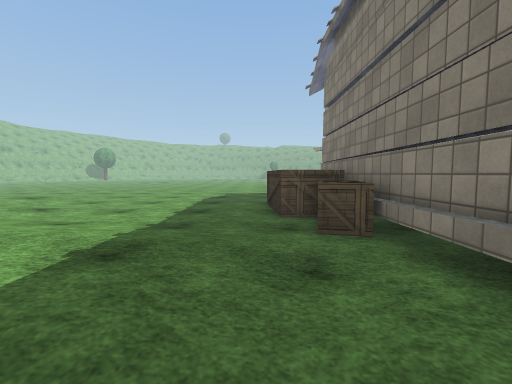
[1] (above)

24 first-person views from a walk through a scene from a Unity 3-D project. The camera is 1.2 m above the floor, tilts 4° down and sees 90° across. The floor is counted in squares, 1 m on a side. Each view is taken from the middle of a square. On the plan, view 1 faces up. The plan holds only what a view shows up to about 12 squares ahead; the rest is blank. The place goes on beyond the plan. Some trees and plants on the terrain are drawn as simple stand-ins. Some surface patterns are stand-ins.

[2]
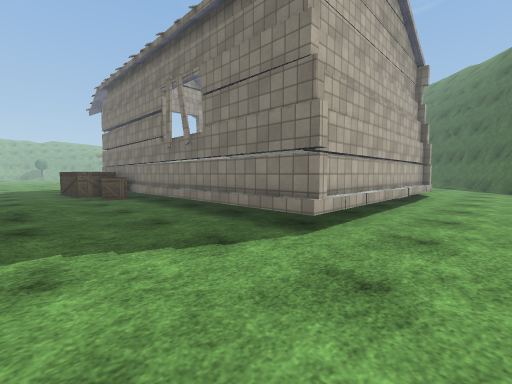

[3]
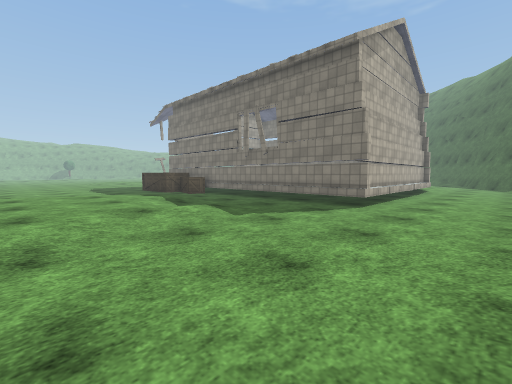

[4]
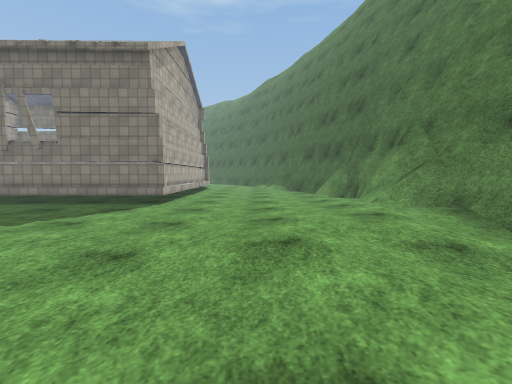

[5]
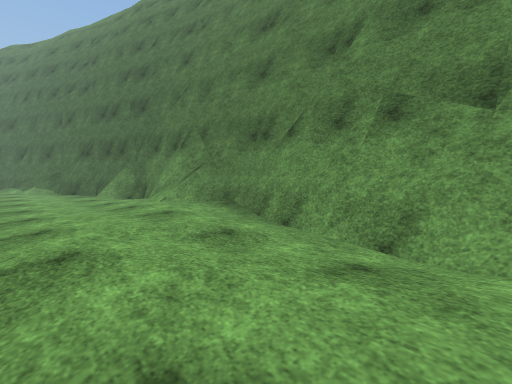

[6]
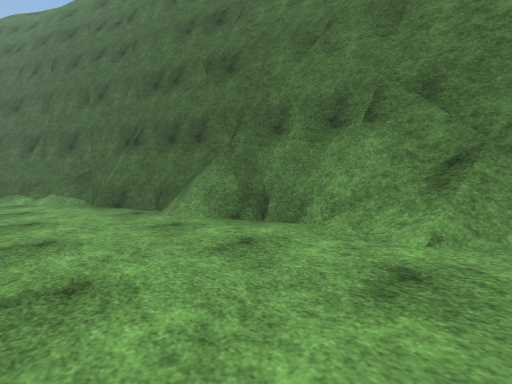

[7]
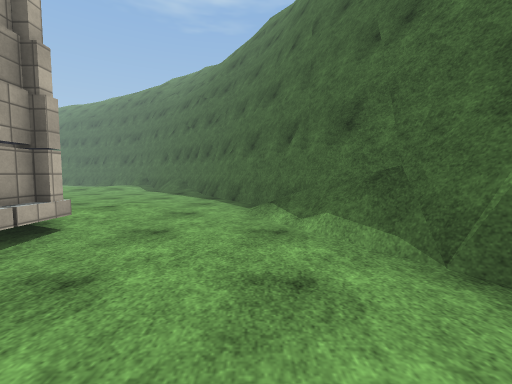

[8]
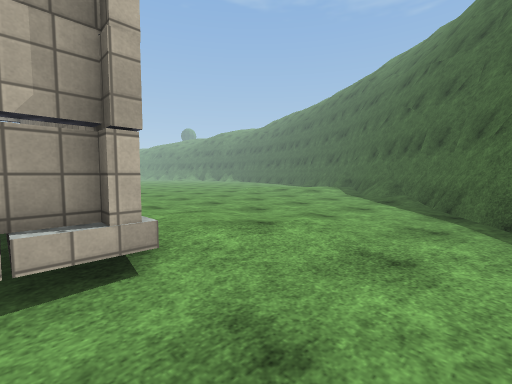

[9]
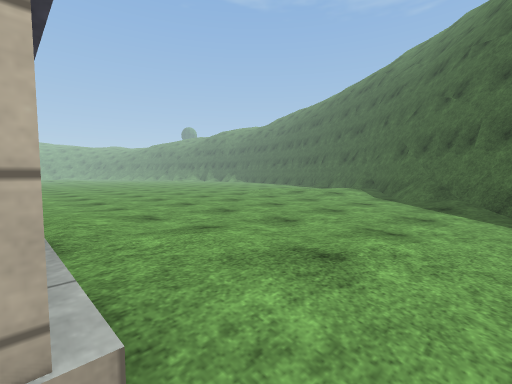

[10]
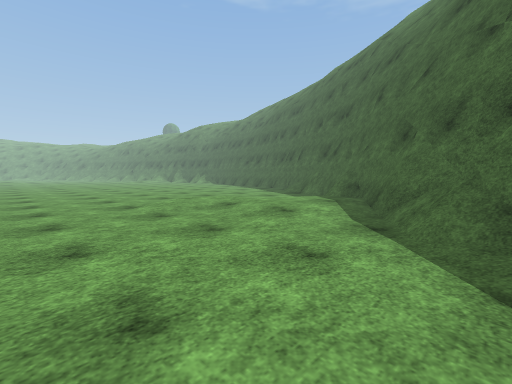

[11]
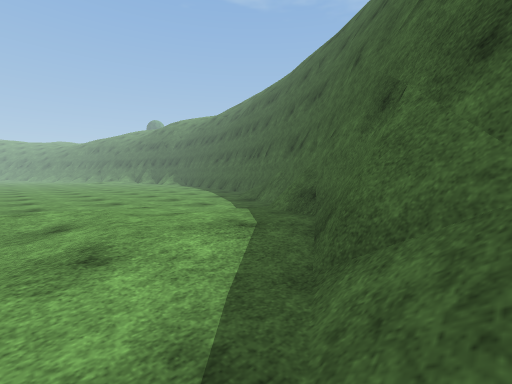

[12]
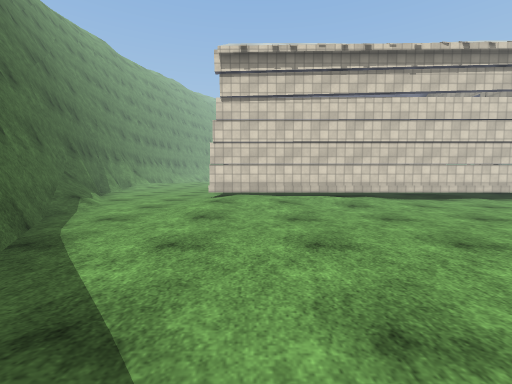

[13]
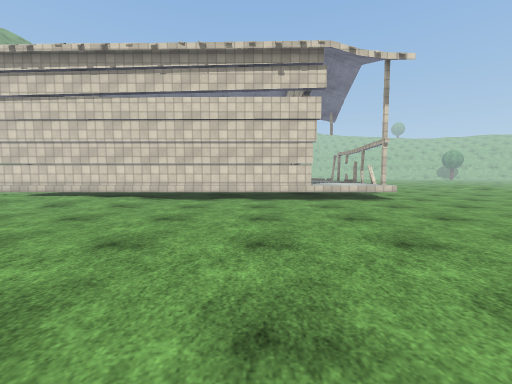

[14]
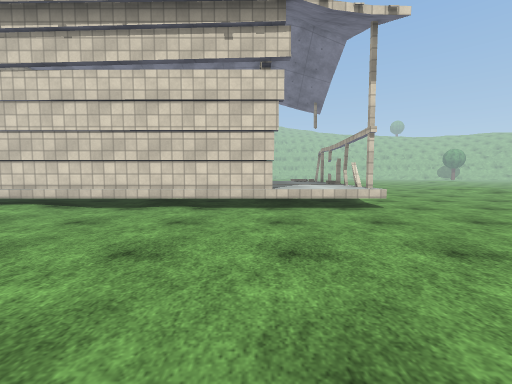

[15]
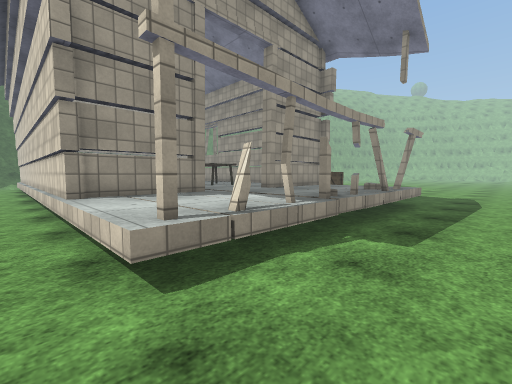

[16]
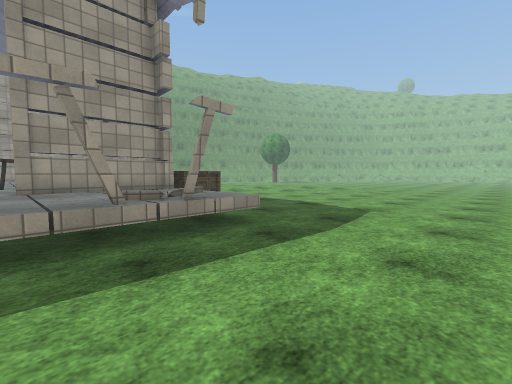

[17]
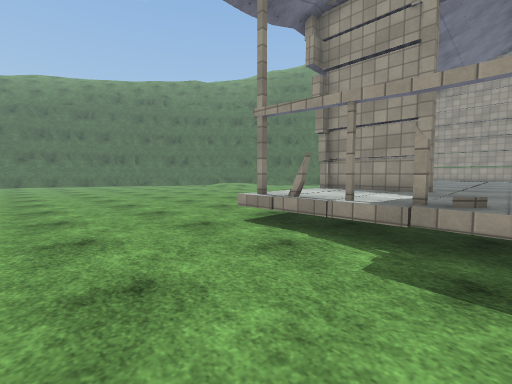

[18]
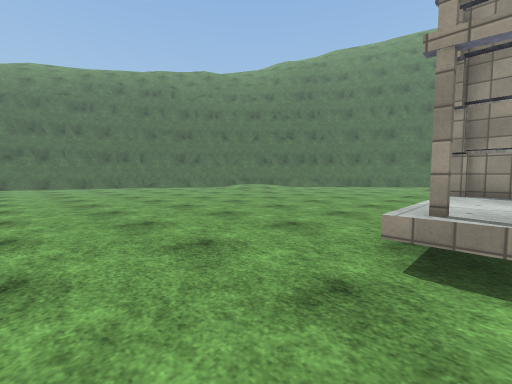

[19]
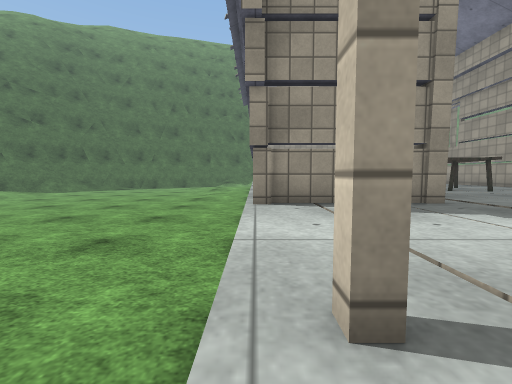

[20]
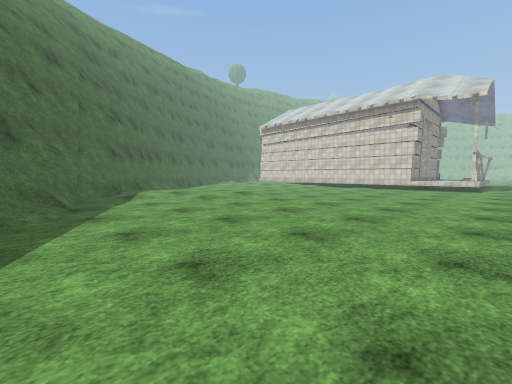

[21]
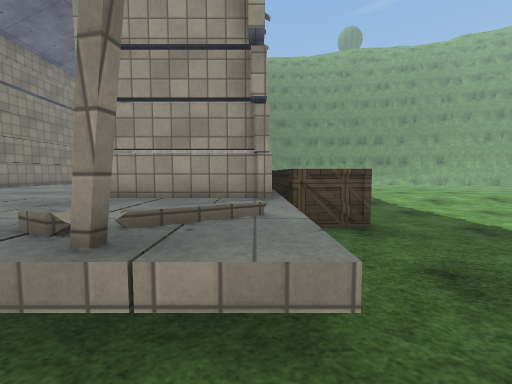

[22]
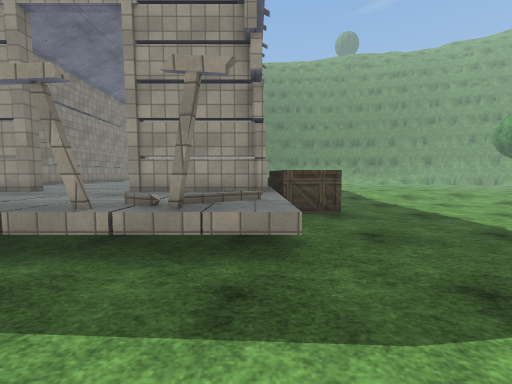

[23]
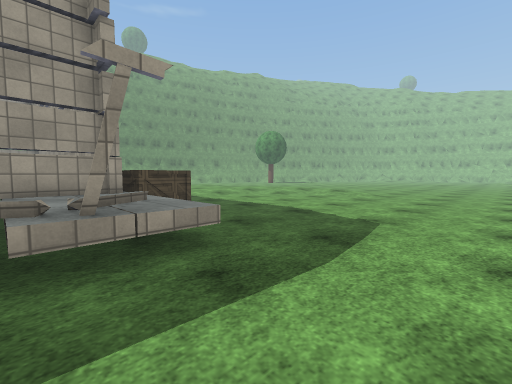

[24]
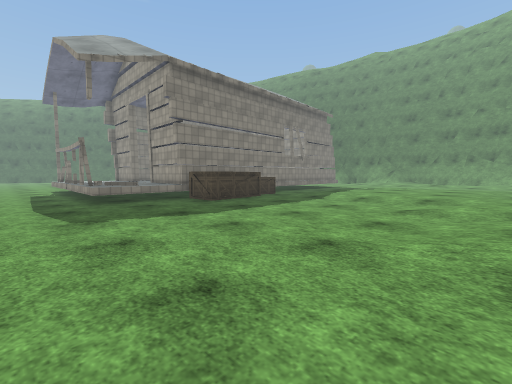

### Floor plan
Key: @ floor where view 1 was taken; # wall or solid block; . main floor; : floor 0.25 m higher than the main floor; + floor 0.5 m higher than the main floor; / step, stairs or slope; = window, fence, low wall or low ledge; ^ raised ledge; v drop or lower ground; O other object.
Columns run from 9 left of view 1 to 35 right of it. Each row starts with its distance up from view 1.
 19 ..................................
 18 ......................................
 17 ......................................
 16 ........................................... .
 15 ............................................
 14 ............^#^#^^#^^^=......................
 13 ............^^^^^^^^^^^......................
 12 :...........^^^^^^^^^^^......................
 11 :...........^^^^^^^^^^^......................
 10 :.........OO#^^^^^^^^^#......................
  9 ..........OO#  ^^^^^  #......................
  8 ::........OO#  ^^^^^^ #...................../
  7 ::........OO# ^OO^^^^^#....................//
  6 :::........O#^^OO^^^^^#...........   ....../=
  5 :::::::...OO#^OO ^^^^^#...........::::.....##
  4 :::::::::...#^    ^^ ^#............::......##
  3  ::::::::...#     ^  ^#............:::::.=##
  2  ::::::::...#         #:...........:::::/=##
  1  :::::://...#         #:...........:::::/##
  0   ::::...@..#         #:............:::###
 -1   :::::.....#         #:.............=###   v
 -2   ::::::....#         #:::........../##    vv
 -3   :/..:.....#         #:::.........//##
 -4   ..........#        ^#:::.......//###
 -5   ..........###########::::......=###
 -6   ..............................###
 -7   ............................###
 -8   ...........................###
 -9  .../:..................///###
-10  :.::::::..............//###
-11  ::::.::::...........///###
-12  :...::::::........######
-13  /=...::+://:..=#######
-14  #####=/===########

Where each view was taken, in squares from view 1:
view 1: 0 up, 0 right, facing up
view 2: 8 down, 2 left, facing up-right
view 3: 9 down, 7 left, facing up-right
view 4: 9 down, 8 left, facing right
view 5: 9 down, 8 left, facing down-right
view 6: 9 down, 0 right, facing down-right
view 7: 9 down, 8 right, facing right
view 8: 8 down, 12 right, facing up-right
view 9: 6 down, 13 right, facing up-right
view 10: 4 down, 20 right, facing up-right
view 11: 3 down, 25 right, facing up-right
view 12: 3 down, 25 right, facing left
view 13: 8 up, 25 right, facing left
view 14: 10 up, 22 right, facing left
view 15: 17 up, 14 right, facing down-left
view 16: 19 up, 7 right, facing down-left
view 17: 19 up, 8 right, facing down-right
view 18: 18 up, 12 right, facing down-right
view 19: 15 up, 13 right, facing down
view 20: 16 up, 35 right, facing down-left
view 21: 16 up, 3 right, facing down
view 22: 18 up, 3 right, facing down
view 23: 18 up, 5 right, facing down-left
view 24: 17 up, 9 left, facing down-right
